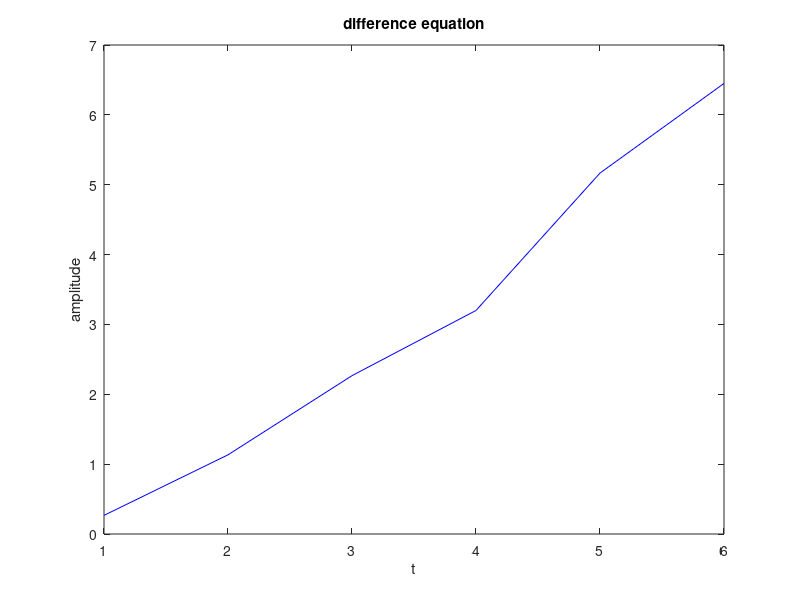

This figure's MATLAB source:
x = [0.4 0.9 1.2 1.3 3.4 0.7];
xcof = [2/3, 1];
ycof = [1, 0.5];
output = zeros(1, length(x));

for i=1:length(x)
    for j = 2:length(ycof)
        if i>=j
            output(i) = output(i) + ycof(j)*output(i-j+1);
        end     
    end
    
     for j = 1:length(xcof)
      if i >= j
        output(i) = output(i) + xcof(j)*x(i-j+1);
      end
    end
end
t = 1: length(x);
disp(output);
plot(t,output, 'b'), title('difference equation'), xlabel('t'), ylabel('amplitude');
